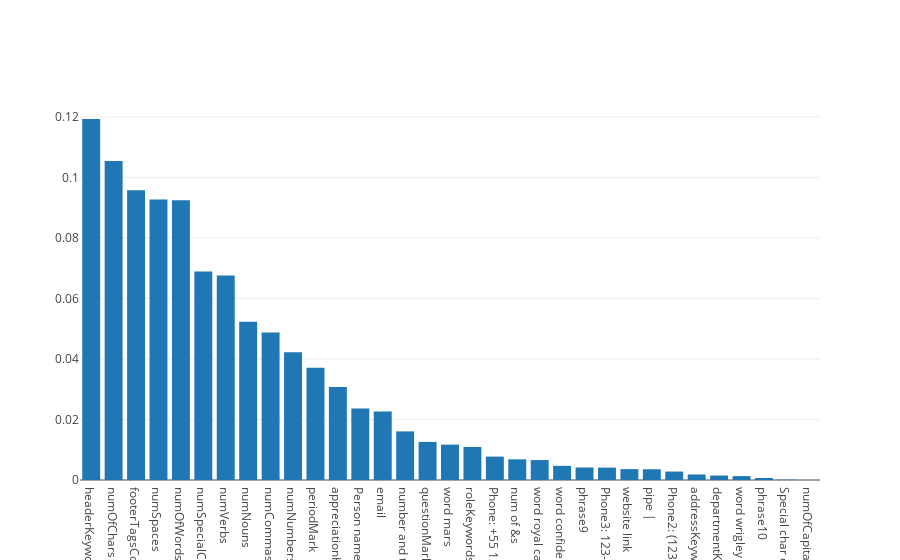
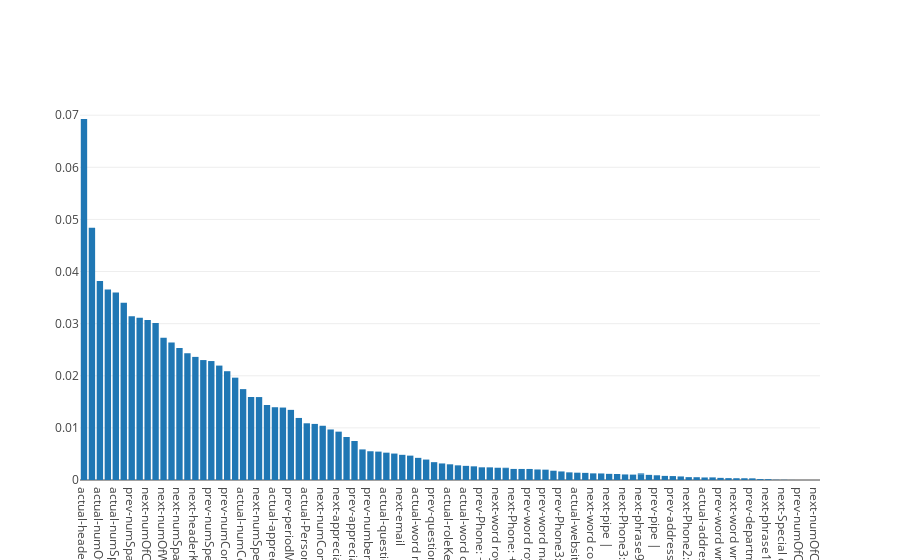

The cell these charts' notebook holds for them, in order:
### Markdown cell above
### Train classifiers - multi-class

### Code cell
modelMultiClassSeq, clsList = multiClassClassification(dfMulticlassSeqDf)
# modelMultiClass, clsList = multiClassClassification(dfMulticlassDf)

### Figure 1 — Plotly figure (JSON) as saved in the notebook; plotly's stock layout.template omitted (floating-point values rounded to 4 significant figures)
{"data": [{"type": "bar", "uid": "54929981-3088-4b07-966e-b738ffbfc21b", "x": ["headerKeyword", "numOfChars", "footerTagsCount", "numSpaces", "numOfWords", "numSpecialChars", "numVerbs", "numNouns", "numCommas", "numNumbers", "periodMark", "appreciationKeywords", "Person name", "email", "number and text", "questionMark", "word mars", "roleKeywords", "Phone: +55 131231231", "num of &s", "word royal canin", "word confidentiality", "phrase9", "Phone3: 123-456-789", "website link", "pipe |", "Phone2: (123) 456789", "addressKeyword", "departmentKeyword", "word wrigley", "phrase10", "Special char only", "numOfCapitalLetter"], "y": [0.1193, 0.1055, 0.09574, 0.09268, 0.09243, 0.06888, 0.06761, 0.05232, 0.04872, 0.04222, 0.03706, 0.03073, 0.02367, 0.02262, 0.01606, 0.01259, 0.01168, 0.0109, 0.007736, 0.006831, 0.006591, 0.004671, 0.00414, 0.004078, 0.003598, 0.00355, 0.002792, 0.001828, 0.001467, 0.001286, 0.0006702, 9.851e-05, 0]}], "layout": {}}

### Figure 2 — Plotly figure (JSON) as saved in the notebook; plotly's stock layout.template omitted (floating-point values rounded to 4 significant figures)
{"data": [{"type": "bar", "uid": "210b7a53-6af3-4206-8914-d8c3c4de8d6c", "x": ["actual-headerKeyword", "actual-footerTagsCount", "actual-numOfChars", "prev-numOfChars", "actual-numSpaces", "actual-numOfWords", "prev-numSpaces", "prev-numOfWords", "next-numOfChars", "actual-numSpecialChars", "next-numOfWords", "prev-headerKeyword", "next-numSpaces", "next-footerTagsCount", "next-headerKeyword", "prev-footerTagsCount", "prev-numSpecialChars", "prev-numVerbs", "prev-numCommas", "next-numNouns", "actual-numCommas", "actual-numNumbers", "next-numSpecialChars", "next-numNumbers", "actual-appreciationKeywords", "actual-periodMark", "prev-periodMark", "prev-numNumbers", "actual-Person name", "prev-Person name", "next-numCommas", "next-periodMark", "next-appreciationKeywords", "actual-email", "prev-appreciationKeywords", "actual-number and text", "prev-number and text", "next-word mars", "actual-questionMark", "next-roleKeywords", "next-email", "next-number and text", "actual-word mars", "next-questionMark", "prev-questionMark", "actual-Phone: +55 131231231", "actual-roleKeywords", "prev-roleKeywords", "actual-word confidentiality", "actual-num of &s", "prev-Phone: +55 131231231", "next-num of &s", "next-word royal canin", "actual-phrase9", "next-Phone: +55 131231231", "actual-word royal canin", "prev-word royal canin", "next-Person name", "prev-word mars", "prev-num of &s", "prev-Phone3: 123-456-789", "actual-pipe |", "actual-website link", "actual-Phone3: 123-456-789", "next-word confidentiality", "actual-Phone2: (123) 456789", "next-pipe |", "next-website link", "next-Phone3: 123-456-789", "prev-website link", "next-phrase9", "prev-Phone2: (123) 456789", "prev-pipe |", "next-departmentKeyword", "prev-addressKeyword", "prev-word confidentiality", "next-Phone2: (123) 456789", "actual-word wrigley", "actual-addressKeyword", "prev-phrase9", "prev-word wrigley", "actual-departmentKeyword", "next-word wrigley", "actual-phrase10", "prev-departmentKeyword", "next-phrase9", "actual-phrase9", "prev-phrase10", "next-phrase10", "prev-phrase9", "prev-Special char only", "next-Special char only", "actual-Special char only", "prev-phrase9", "actual-phrase9", "prev-numOfCapitalLetter", "actual-numOfCapitalLetter", "next-numOfCapitalLetter", "next-phrase9"], "y": [0.06927, 0.0484, 0.03819, 0.03654, 0.03596, 0.03399, 0.0314, 0.03113, 0.03072, 0.03014, 0.02731, 0.02641, 0.02532, 0.02432, 0.02362, 0.02301, 0.02282, 0.02195, 0.02088, 0.01964, 0.01744, 0.01593, 0.01591, 0.01439, 0.01396, 0.0139, 0.01346, 0.01191, 0.01088, 0.01076, 0.01041, 0.009695, 0.009278, 0.008252, 0.007486, 0.00587, 0.005516, 0.005449, 0.005246, 0.005074, 0.004832, 0.004675, 0.004251, 0.003921, 0.003423, 0.003178, 0.003013, 0.002813, 0.002713, 0.002623, 0.002434, 0.002428, 0.002352, 0.002128, 0.002124, 0.002121, 0.002118, 0.002021, 0.001984, 0.001781, 0.001643, 0.001465, 0.001405, 0.001368, 0.001275, 0.001257, 0.001179, 0.001156, 0.001068, 0.001037, 0.001013, 0.0009865, 0.000905, 0.0007897, 0.0007548, 0.0006836, 0.0005479, 0.0005355, 0.0004868, 0.0004753, 0.0004091, 0.0003585, 0.0003418, 0.000338, 0.0003183, 0.00025, 0.0002236, 0.0001759, 0.0001563, 5.093e-05, 5.026e-05, 3.685e-05, 1.141e-05, 0, 0, 0, 0, 0, 0]}], "layout": {}}
